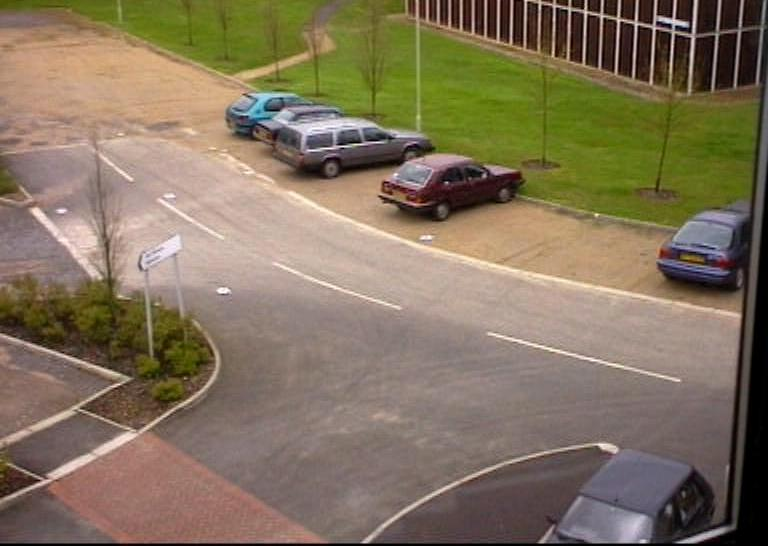
//> input picture data/pets2000/0000.jpg, 768 x 546 px
$ ./pets   (built with g++ and OpenCV 4)
//> lines starting //> are read from the running program, lines starting //| are printed output that depends on the picture; after the words box and inside, x2 and y2 are one past the last pixel; in counts of white or black regions, pixels touching at a corner belong together
### functions.hpp
#include <opencv2/opencv.hpp>

using namespace std;
using namespace cv;

void mysave(const String &name, Mat m)
{
    vector<int> params;
    params.push_back(CV_IMWRITE_PNG_COMPRESSION);
    params.push_back(5);
    try
    {
        imwrite("./results/"+name+".png", m, params);
        cout << "./results/"+name+".png" << endl;
    }
    catch(runtime_error& ex)
    {
        printf("Exception converting image to PNG format: %s\n", ex.what());
    }

}

void myshow(const String &name, Mat m)
{
    cv::imshow(name, m);
    moveWindow(name, 150,150);
}

Mat my_erode(Mat img, Mat se)
{
    Mat out = Mat(img.rows, img.cols, 0);
    out = out * 0;
    int H = out.rows;
    int W = out.cols;
    int Hs = se.rows;
    int Ws = se.cols;

    //assuming img is binary: 255 is 1.
    for(int i = 0; i < H-Hs; i++)
    {
        for(int j = 0; j < W-Ws; j++)
        {
            int val = 255;
            for(int x = 0; x < Hs; x++)
            {
                for(int y = 0; y < Ws; y++)
                {
                    if(se.data[x*Ws + y] && !img.data[(i+x)*W + (j+y)])
                    {
                        val = 0;
                    }
                }
            }
            out.data[(i+Hs)*W + (j+Ws)] = val;
        }
    }

    return out;
}

Mat my_dilate(Mat img, Mat se)
{
    Mat out = Mat(img.rows, img.cols, 0);
    out = out * 0;
    int H = out.rows;
    int W = out.cols;
    int Hs = se.rows;
    int Ws = se.cols;

    //assuming img is binary: 255 is 1.
    for(int i = 0; i < H-Hs; i++)
    {
        for(int j = 0; j < W-Ws; j++)
        {
            int val = 0;
            for(int x = 0; x < Hs; x++)
            {
                for(int y = 0; y < Ws; y++)
                {
                    if(se.data[x*Ws + y] && img.data[(i+x)*W + (j+y)])
                    {
                        val = 255;
                    }
                }
            }
            out.data[(i+Hs)*W + (j+Ws)] = val;
        }
    }

    return out;
}

Mat my_diskerode(Mat img, int r)
{
    Mat extended, cropped;
    Mat se = getStructuringElement( MORPH_ELLIPSE, Size( r, r+1), Point( 0, 0) );
    //extend
    copyMakeBorder( img, extended, 0, se.cols, 0, se.cols, BORDER_REPLICATE, 0);
    extended = my_erode(extended, se);
    extended(cv::Rect(se.cols/2,se.rows/2,img.cols,img.rows)).copyTo(cropped);
    return cropped;
}

Mat my_diskdilate(Mat img, int r)
{
    Mat extended, cropped;
    Mat se = getStructuringElement( MORPH_ELLIPSE, Size( r, r+1), Point( 0, 0) );
    //extend
    copyMakeBorder( img, extended, 0, se.cols, 0, se.cols, BORDER_REPLICATE, 0);
    extended = my_dilate(extended, se);
    extended(cv::Rect(se.cols/2,se.rows/2,img.cols,img.rows)).copyTo(cropped);
    return cropped;
}

Mat my_diskopen(Mat img, int r)
{
    Mat result;
    result = my_diskerode(img,r);
    result = my_diskdilate(result,r);
    return result;
}

Mat my_diskclose(Mat img, int r)
{
    Mat result;
    result = my_diskdilate(img,r);
    result = my_diskerode(result,r);
    return result;
}


Mat connected_components(Mat m)
{
    Mat labels;
    Mat out = Mat(m.rows, m.cols, 0);
    out *= 0;

    int n;
    n = cv::connectedComponents(m, labels, 8, CV_32S);


    int H = m.rows;
    int W = m.cols;

    for(int i = 0; i < H; i++)
    {
        for(int j = 0; j < W; j++)
        {
            out.data[i*W + j] = labels.at<int>(i, j)*255/n;
        }
    }


    return out;

}

### pets.cpp
#include "functions.hpp"

Mat scene1( Mat e, Mat s, const String &name)
{
    Mat x, y, z, t;
    x = (e - s) | (s - e);
    cvtColor(x, x, CV_BGR2GRAY);
    mysave(name + "--SUBTRACT", x);

    x = x > 71;
    mysave(name + "--THRESHOLD", x);
    y = my_diskerode( x, 2);
    y = my_diskdilate( y, 2);

    //y = my_diskerode( y, 2);
    y = my_diskdilate( y, 7);
    y = my_diskerode( y, 5);

    y = my_diskdilate( y, 5);
    y = my_diskerode( y, 6);
    y = my_diskdilate( y, 4);
    y = my_diskerode( y, 3);
    y = my_diskdilate( y, 6);
    y = my_diskerode( y, 7);

    y = my_diskclose( y, 8);
    y = my_diskdilate( y, 5);
    y = my_diskopen( y, 2);
    y = my_diskopen( y, 2);
    y = my_diskopen( y, 3);

    y = my_diskerode( y, 7);
    y = my_diskdilate( y, 9);

    y = my_diskerode( y, 7);
    y = my_diskerode( y, 3);
    y = my_diskdilate( y, 7);
    y = my_diskerode( y, 2);
    y = my_diskdilate( y, 4);

    mysave(name + "--MORPH", y);

    z = connected_components(y);
    mysave(name + "---CC",z);
    return z;
}

Mat scene2(  Mat e, Mat s, const String &name)
{
    Mat x, y, z, t;
    x = (e - s) | (s - e);
    cvtColor(x, x, CV_BGR2GRAY);
    mysave(name + "--SUBTRACT", x);

    x = x > 64;
    mysave(name + "--THRESHOLD", x);
    y = my_diskerode( x, 2);
    y = my_diskdilate( y, 3);
    y = my_diskerode( y, 2);
    y = my_diskdilate( y, 3);
    y = my_diskerode( y, 3);
    y = my_diskdilate( y, 3);
    y = my_diskerode( y, 3);
    y = my_diskdilate( y, 3);
    y = my_diskerode( y, 3);
    y = my_diskdilate( y, 2);

    y = my_diskerode( y, 3);
    y = my_diskdilate( y, 4);

    y = my_diskerode( y, 2);
    y = my_diskdilate( y, 2);
    y = my_diskdilate( y, 2);

    y = my_diskerode( y, 3);
    y = my_diskdilate( y, 2);

    y = my_diskerode( y, 2);
    y = my_diskdilate( y, 3);


    mysave(name + "--MORPH", y);

    z = connected_components(y);
    mysave(name + "---CC", z);
    return z;
}

int main(int argc, char** argv )
{
    // Read images
    Mat empty1 = imread("data/pets2000/0000.jpg" ,CV_LOAD_IMAGE_COLOR);
//> empty1 is the input picture: 546 rows x 768 cols, CV_8UC3; mean B, G, R 93.3, 115.7, 130.8
    Mat scn11 = imread("data/pets2000/0150.jpg" ,CV_LOAD_IMAGE_COLOR);
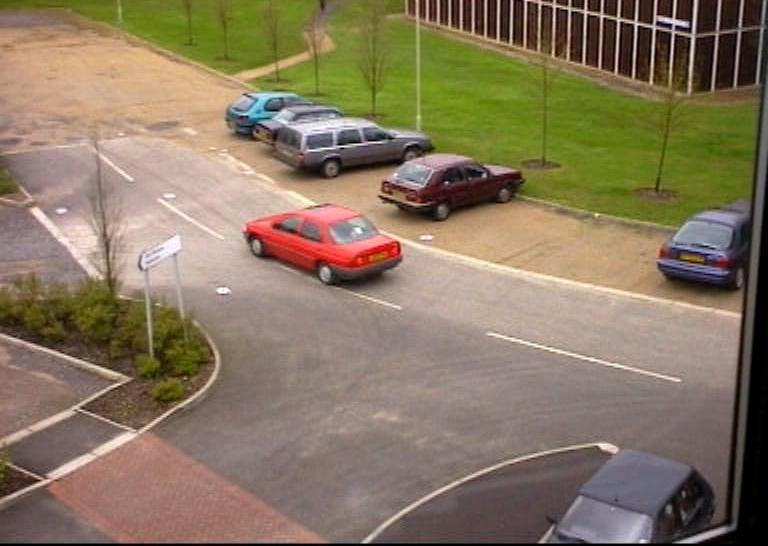
//> input picture data/pets2000/0150.jpg, 768 x 546 px
//> scn11 is the input picture: 546 rows x 768 cols, CV_8UC3; mean B, G, R 96.7, 119.9, 136.3
    Mat scn12 = imread("data/pets2000/0800.jpg" ,CV_LOAD_IMAGE_COLOR);
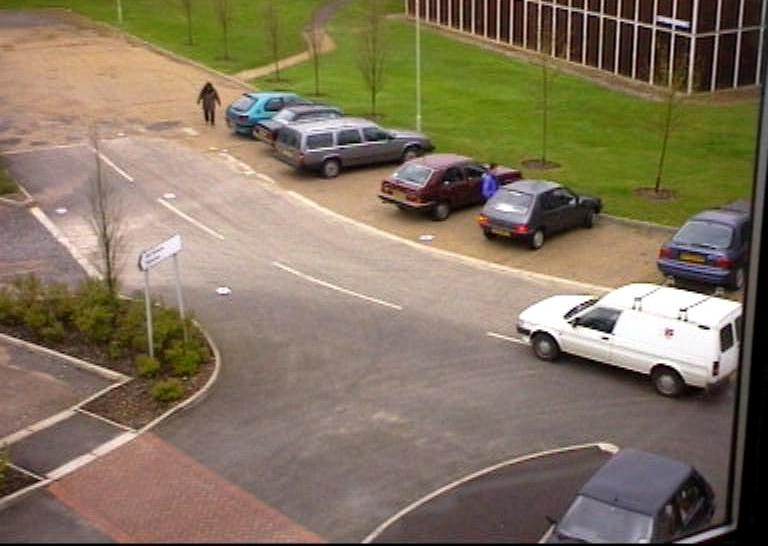
//> input picture data/pets2000/0800.jpg, 768 x 546 px
//> scn12 is the input picture: 546 rows x 768 cols, CV_8UC3; mean B, G, R 95.6, 117.1, 131.2
    Mat scn13 = imread("data/pets2000/1300.jpg" ,CV_LOAD_IMAGE_COLOR);
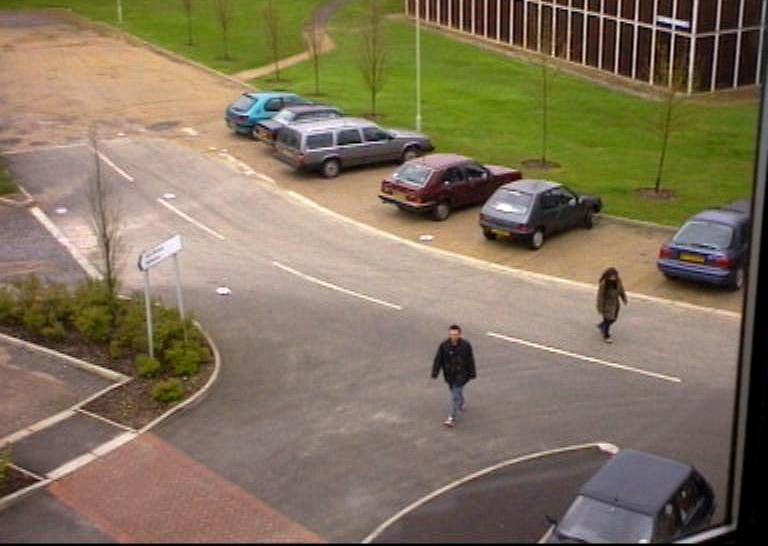
//> input picture data/pets2000/1300.jpg, 768 x 546 px
//> scn13 is the input picture: 546 rows x 768 cols, CV_8UC3; mean B, G, R 93.9, 116.3, 130.7

    Mat empty2 = imread("data/pets2001/0040.jpg" ,CV_LOAD_IMAGE_COLOR);
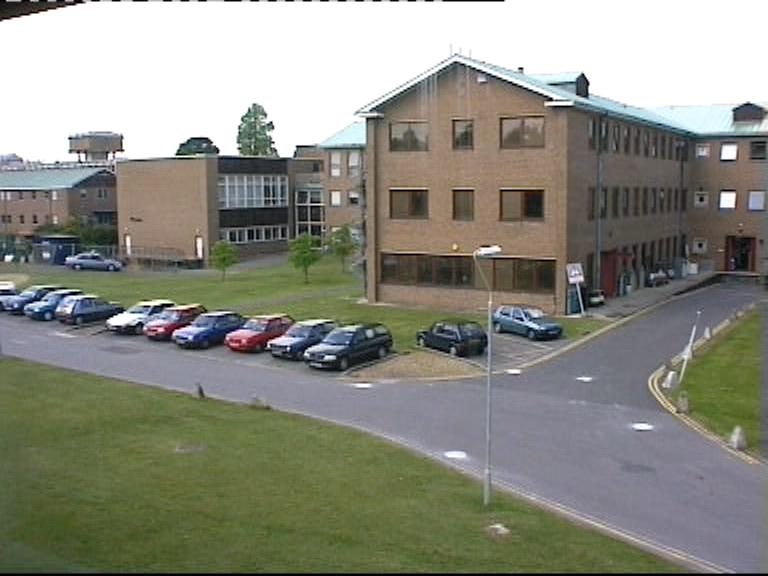
//> input picture data/pets2001/0040.jpg, 768 x 576 px
//> empty2 is the input picture: 576 rows x 768 cols, CV_8UC3; mean B, G, R 128.8, 140, 139.1
    Mat scn21 = imread("data/pets2001/0535.jpg" ,CV_LOAD_IMAGE_COLOR);
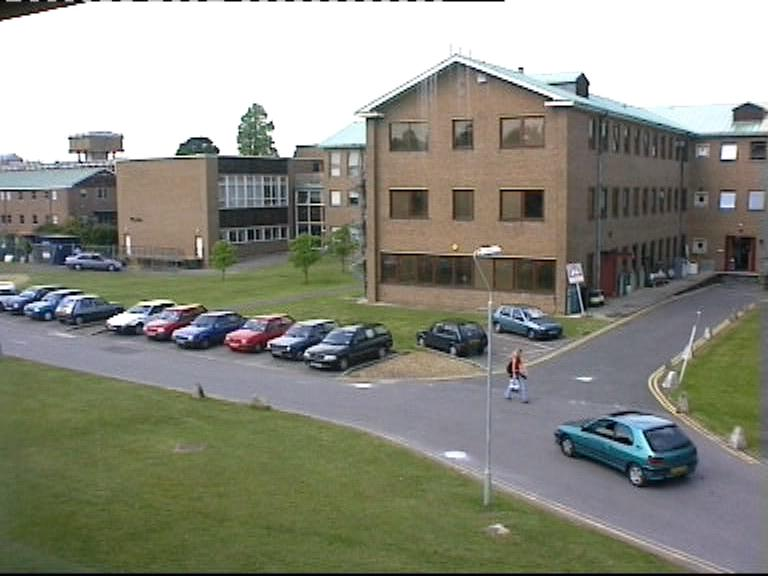
//> input picture data/pets2001/0535.jpg, 768 x 576 px
//> scn21 is the input picture: 576 rows x 768 cols, CV_8UC3; mean B, G, R 128.9, 140.7, 139.5
    Mat scn22 = imread("data/pets2001/0950.jpg" ,CV_LOAD_IMAGE_COLOR);
//> 0950.jpg cannot be read in this run, so this picture is empty
    Mat scn23 = imread("data/pets2001/1750.jpg" ,CV_LOAD_IMAGE_COLOR);
//> 1750.jpg cannot be read in this run, so this picture is empty

    Mat ge1, ge2, gs11, gs12, gs13, gs21, gs22, gs23;
    Mat t11, t12, t13, t21, t22, t23;
    Mat temp;

    t11 = scene1(empty1, scn11,"t11");
//> in scene1, `x = x > 71;`:
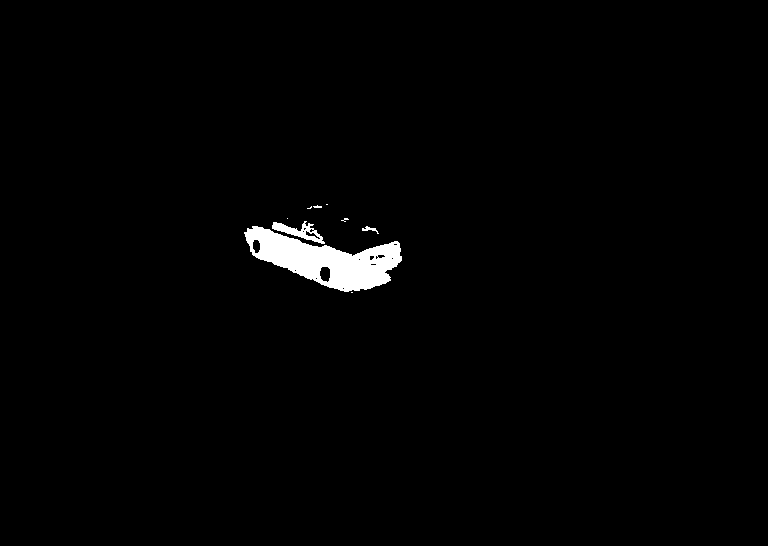
//> x: 546 rows x 768 cols, CV_8UC1; 1.3% white; 9 white regions (6 under 20 px), largest, box (x1, y1, x2, y2) and area: (244, 226, 402, 292) 5110, (272, 221, 325, 244) 448, (362, 226, 379, 234) 49
//> after the loop in my_erode, `for(int i = 0; i < H-Hs; i++)`: out: 548 rows x 770 cols, CV_8UC1; 1.2% white; 6 white regions (4 under 20 px), largest, box (x1, y1, x2, y2) and area: (246, 229, 403, 293) 4642, (274, 225, 325, 245) 274
//> in my_diskerode, `extended(cv::Rect(se.cols/2,se.rows/2,img.cols,img.rows)).copyTo(cropp..`: cropped: 546 rows x 768 cols, CV_8UC1; 1.2% white; 6 white regions (4 under 20 px), largest, box (x1, y1, x2, y2) and area: (245, 228, 402, 292) 4642, (273, 224, 324, 244) 274
//> after the loop in my_dilate, `for(int i = 0; i < H-Hs; i++)`: out: 548 rows x 770 cols, CV_8UC1; 1.3% white; 6 white regions (4 under 20 px), largest, box (x1, y1, x2, y2) and area: (246, 229, 404, 295) 5124, (274, 225, 326, 247) 430
//> in my_diskdilate, `extended(cv::Rect(se.cols/2,se.rows/2,img.cols,img.rows)).copyTo(cropp..`: cropped: 546 rows x 768 cols, CV_8UC1; 1.3% white; 6 white regions (4 under 20 px), largest, box (x1, y1, x2, y2) and area: (245, 228, 403, 294) 5124, (273, 224, 325, 246) 430
//> after the loop in my_dilate (call 2), `for(int i = 0; i < H-Hs; i++)`: out: 553 rows x 775 cols, CV_8UC1; 1.8% white; 3 white regions, box (x1, y1, x2, y2) and area: (246, 225, 410, 302) 7513, (364, 229, 384, 241) 194, (318, 208, 326, 218) 65
//> in my_diskdilate (call 2), `extended(cv::Rect(se.cols/2,se.rows/2,img.cols,img.rows)).copyTo(cropp..`: cropped: 546 rows x 768 cols, CV_8UC1; 1.9% white; 3 white regions, box (x1, y1, x2, y2) and area: (243, 221, 407, 298) 7513, (361, 225, 381, 237) 194, (315, 204, 323, 214) 65
//> after the loop in my_erode (call 2), `for(int i = 0; i < H-Hs; i++)`: out: 551 rows x 773 cols, CV_8UC1; 1.5% white; 3 white regions (1 under 20 px), largest, box (x1, y1, x2, y2) and area: (248, 227, 408, 299) 6424, (366, 231, 382, 238) 80
//> in my_diskerode (call 2), `extended(cv::Rect(se.cols/2,se.rows/2,img.cols,img.rows)).copyTo(cropp..`: cropped: 546 rows x 768 cols, CV_8UC1; 1.6% white; 3 white regions (1 under 20 px), largest, box (x1, y1, x2, y2) and area: (246, 224, 406, 296) 6424, (364, 228, 380, 235) 80
//> after the loop in my_dilate (call 3), `for(int i = 0; i < H-Hs; i++)`: out: 551 rows x 773 cols, CV_8UC1; 1.8% white; 3 white regions, box (x1, y1, x2, y2) and area: (247, 225, 411, 302) 7499, (365, 229, 385, 241) 190, (319, 208, 327, 217) 61
//> in my_diskdilate (call 3), `extended(cv::Rect(se.cols/2,se.rows/2,img.cols,img.rows)).copyTo(cropp..`: cropped: 546 rows x 768 cols, CV_8UC1; 1.8% white; 3 white regions, box (x1, y1, x2, y2) and area: (245, 222, 409, 299) 7499, (363, 226, 383, 238) 190, (317, 205, 325, 214) 61
//> after the loop in my_erode (call 3), `for(int i = 0; i < H-Hs; i++)`: out: 552 rows x 774 cols, CV_8UC1; 1.5% white; 3 white regions (1 under 20 px), largest, box (x1, y1, x2, y2) and area: (251, 229, 410, 300) 6254, (369, 233, 384, 239) 61
//> in my_diskerode (call 3), `extended(cv::Rect(se.cols/2,se.rows/2,img.cols,img.rows)).copyTo(cropp..`: cropped: 546 rows x 768 cols, CV_8UC1; 1.5% white; 3 white regions (1 under 20 px), largest, box (x1, y1, x2, y2) and area: (248, 226, 407, 297) 6254, (366, 230, 381, 236) 61
//> after the loop in my_dilate (call 4), `for(int i = 0; i < H-Hs; i++)`: out: 550 rows x 772 cols, CV_8UC1; 1.7% white; 3 white regions, box (x1, y1, x2, y2) and area: (249, 227, 411, 302) 7066, (367, 231, 385, 241) 136, (321, 210, 327, 217) 31
//> in my_diskdilate (call 4), `extended(cv::Rect(se.cols/2,se.rows/2,img.cols,img.rows)).copyTo(cropp..`: cropped: 546 rows x 768 cols, CV_8UC1; 1.7% white; 3 white regions, box (x1, y1, x2, y2) and area: (247, 225, 409, 300) 7066, (365, 229, 383, 239) 136, (319, 208, 325, 215) 31
//> after the loop in my_erode (call 4), `for(int i = 0; i < H-Hs; i++)`: out: 549 rows x 771 cols, CV_8UC1; 1.5% white; 3 white regions (1 under 20 px), largest, box (x1, y1, x2, y2) and area: (250, 229, 410, 301) 6413, (368, 233, 383, 239) 73
//> in my_diskerode (call 4), `extended(cv::Rect(se.cols/2,se.rows/2,img.cols,img.rows)).copyTo(cropp..`: cropped: 546 rows x 768 cols, CV_8UC1; 1.5% white; 3 white regions (1 under 20 px), largest, box (x1, y1, x2, y2) and area: (249, 227, 409, 299) 6413, (367, 231, 382, 237) 73
//> after the loop in my_dilate (call 5), `for(int i = 0; i < H-Hs; i++)`: out: 552 rows x 774 cols, CV_8UC1; 1.9% white; 3 white regions, box (x1, y1, x2, y2) and area: (250, 228, 415, 306) 7651, (368, 232, 388, 244) 199, (322, 211, 330, 220) 57
//> in my_diskdilate (call 5), `extended(cv::Rect(se.cols/2,se.rows/2,img.cols,img.rows)).copyTo(cropp..`: cropped: 546 rows x 768 cols, CV_8UC1; 1.9% white; 3 white regions, box (x1, y1, x2, y2) and area: (247, 225, 412, 303) 7651, (365, 229, 385, 241) 199, (319, 208, 327, 217) 57
//> after the loop in my_erode (call 5), `for(int i = 0; i < H-Hs; i++)`: out: 553 rows x 775 cols, CV_8UC1; 1.4% white; 3 white regions (1 under 20 px), largest, box (x1, y1, x2, y2) and area: (254, 233, 413, 303) 6105, (372, 237, 385, 242) 49
//> in my_diskerode (call 5), `extended(cv::Rect(se.cols/2,se.rows/2,img.cols,img.rows)).copyTo(cropp..`: cropped: 546 rows x 768 cols, CV_8UC1; 1.5% white; 3 white regions (1 under 20 px), largest, box (x1, y1, x2, y2) and area: (251, 229, 410, 299) 6105, (369, 233, 382, 238) 49
//> after the loop in my_dilate (call 6), `for(int i = 0; i < H-Hs; i++)`: out: 554 rows x 776 cols, CV_8UC1; 1.9% white; 3 white regions, box (x1, y1, x2, y2) and area: (252, 230, 418, 308) 7814, (370, 234, 390, 247) 212, (324, 213, 332, 222) 54
//> in my_diskdilate (call 6), `extended(cv::Rect(se.cols/2,se.rows/2,img.cols,img.rows)).copyTo(cropp..`: cropped: 546 rows x 768 cols, CV_8UC1; 1.9% white; 3 white regions, box (x1, y1, x2, y2) and area: (248, 226, 414, 304) 7814, (366, 230, 386, 243) 212, (320, 209, 328, 218) 54
//> after the loop in my_erode (call 6), `for(int i = 0; i < H-Hs; i++)`: out: 554 rows x 776 cols, CV_8UC1; 1.4% white; 2 white regions, box (x1, y1, x2, y2) and area: (256, 235, 414, 305) 6148, (374, 239, 386, 244) 46
//> in my_diskerode (call 6), `extended(cv::Rect(se.cols/2,se.rows/2,img.cols,img.rows)).copyTo(cropp..`: cropped: 546 rows x 768 cols, CV_8UC1; 1.5% white; 2 white regions, box (x1, y1, x2, y2) and area: (252, 231, 410, 301) 6148, (370, 235, 382, 240) 46
//> after the loop in my_dilate (call 7), `for(int i = 0; i < H-Hs; i++)`: out: 551 rows x 773 cols, CV_8UC1; 1.7% white; 2 white regions, box (x1, y1, x2, y2) and area: (253, 232, 415, 307) 7162, (371, 236, 387, 246) 130
//> in my_diskdilate (call 7), `extended(cv::Rect(se.cols/2,se.rows/2,img.cols,img.rows)).copyTo(cropp..`:
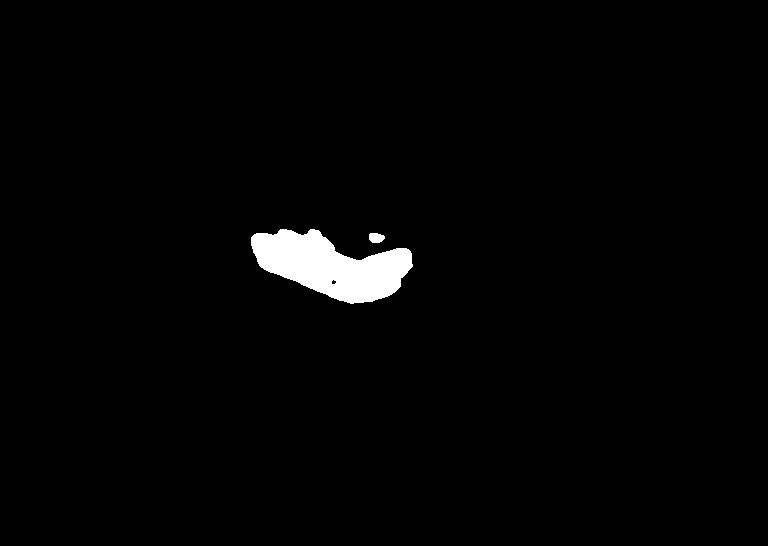
//> cropped: 546 rows x 768 cols, CV_8UC1; 1.7% white; 2 white regions, box (x1, y1, x2, y2) and area: (251, 229, 413, 304) 7162, (369, 233, 385, 243) 130
//> in connected_components, `n = cv::connectedComponents(m, labels, 8, CV_32S);`: n = 2
    t12 = scene1(empty1, scn12,"t12");
    t13 = scene1(empty1, scn13,"t13");
    myshow("11n", t11);
    myshow("12n", t12);
    myshow("13n", t13);

    t21 = scene2(empty2, scn21,"t21");
    t22 = scene2(empty2, scn22,"t22");
//> (the run ends here: the program stops with an error, at `x = (e - s) | (s - e);`)
